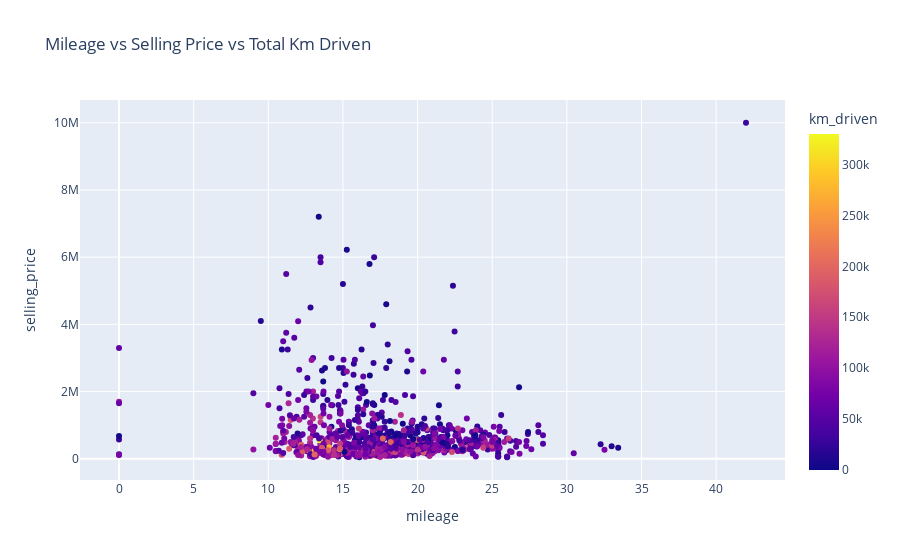

The code cell stored with this chart in its notebook:
### Code cell
fig = px.scatter(df, x='mileage', y='selling_price', color='km_driven',title='Mileage vs Selling Price vs Total Km Driven')
fig.show()

### Figure 1 — Plotly figure (JSON) as saved in the notebook; plotly's stock layout.template omitted (floating-point values rounded to 4 significant figures; data arrays with more than 128 entries replaced by an {"elided": "..."} marker saying what was removed)
{"data": [{"hovertemplate": "mileage=%{x}<br>selling_price=%{y}<br>km_driven=%{marker.color}<extra></extra>", "legendgroup": "", "marker": {"color": {"elided": "920 int values"}, "coloraxis": "coloraxis", "symbol": "circle"}, "mode": "markers", "name": "", "orientation": "v", "showlegend": false, "type": "scatter", "x": {"elided": "920 float values"}, "xaxis": "x", "y": {"elided": "920 int values"}, "yaxis": "y"}], "layout": {"coloraxis": {"colorbar": {"title": {"text": "km_driven"}}, "colorscale": [[0, "#0d0887"], [0.1111, "#46039f"], [0.2222, "#7201a8"], [0.3333, "#9c179e"], [0.4444, "#bd3786"], [0.5556, "#d8576b"], [0.6667, "#ed7953"], [0.7778, "#fb9f3a"], [0.8889, "#fdca26"], [1, "#f0f921"]]}, "legend": {"tracegroupgap": 0}, "title": {"text": "Mileage vs Selling Price vs Total Km Driven"}, "xaxis": {"anchor": "y", "domain": [0, 1], "title": {"text": "mileage"}}, "yaxis": {"anchor": "x", "domain": [0, 1], "title": {"text": "selling_price"}}}}
